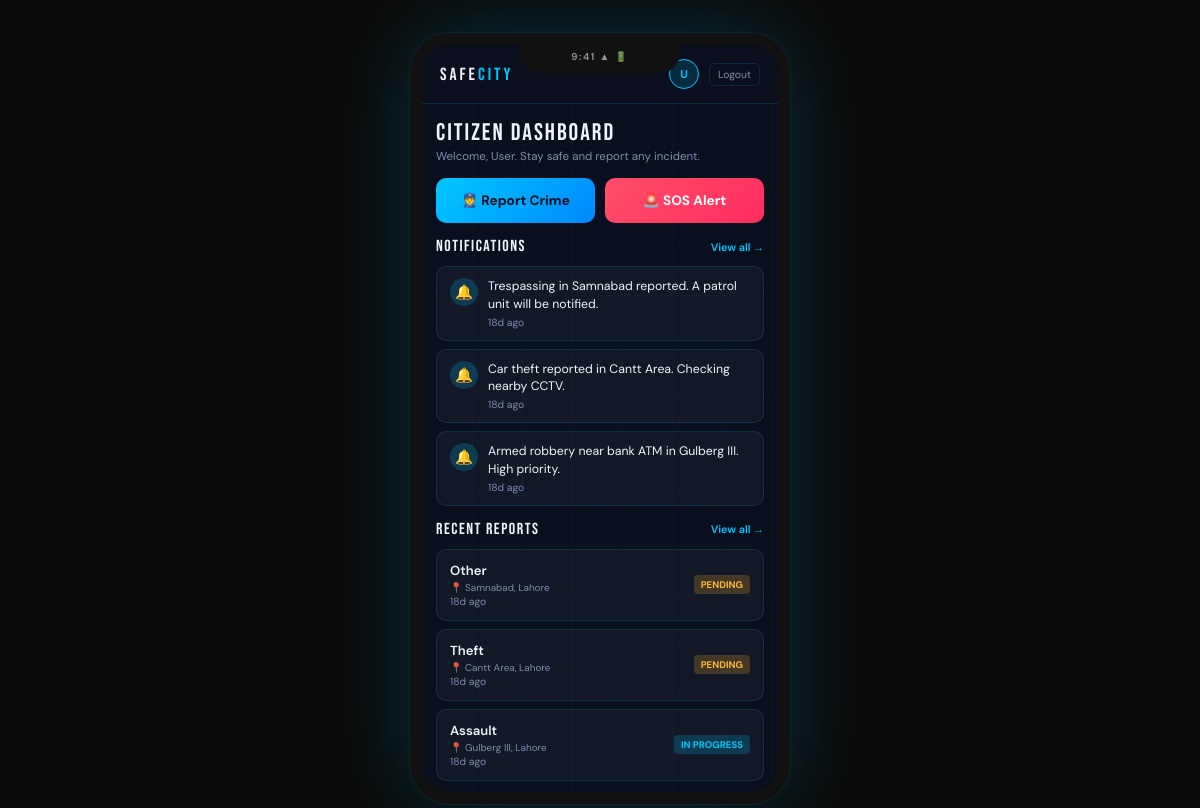
Screenshot of /citizen_dashboard with the database file from the repository.
### tables this page shows
CREATE TABLE Notifications (
    notification_id INTEGER PRIMARY KEY AUTOINCREMENT,
    message TEXT NOT NULL,
    created_at DATETIME DEFAULT CURRENT_TIMESTAMP
);

CREATE TABLE Complaints (
    complaint_id INTEGER PRIMARY KEY AUTOINCREMENT,
    user_id INTEGER,
    category_id INTEGER,
    description TEXT NOT NULL,
    location TEXT NOT NULL,
    status TEXT DEFAULT 'Pending' CHECK(status IN ('Pending','In Progress','Resolved')),
    created_at DATETIME DEFAULT CURRENT_TIMESTAMP,

    FOREIGN KEY (user_id) REFERENCES Citizens(citizen_id),
    FOREIGN KEY (category_id) REFERENCES CrimeCategories(category_id)
);

CREATE TABLE CrimeCategories (
    category_id INTEGER PRIMARY KEY AUTOINCREMENT,
    name TEXT UNIQUE NOT NULL
);

### app.py (the view)
@app.route('/citizen_dashboard')
def citizen_dashboard():
    db = get_db_connection()
    notifications = db.execute('''
        SELECT message, created_at
        FROM Notifications
        ORDER BY created_at DESC
        LIMIT 3
    ''').fetchall()
    now = datetime.utcnow()
    recent_notifications = []
    for n in notifications:
        dt = datetime.strptime(n['created_at'], '%Y-%m-%d %H:%M:%S')
        hours_ago = (now - dt).total_seconds() / 3600
        recent_notifications.append({
            'message': n['message'],
            'time_ago': time_ago(n['created_at']),
            'is_new': hours_ago < 24
        })
    reports = db.execute('''
        SELECT c.complaint_id, cc.name as category_name, c.location, c.status, c.created_at
        FROM Complaints c
        JOIN CrimeCategories cc ON c.category_id = cc.category_id
        ORDER BY c.created_at DESC
        LIMIT 3
    ''').fetchall()
    recent_reports = [dict(r, time_ago=time_ago(r['created_at'])) for r in reports]
    db.close()
    return render_template('citizen_dashboard.html',
        recent_notifications=recent_notifications,
        recent_reports=recent_reports
    )

### app.py (called while the page is built)
def get_db_connection():
    conn = sqlite3.connect(DATABASE)
    conn.row_factory = sqlite3.Row
    return conn

def time_ago(dt_str):
    if not dt_str:
        return ''
    dt = datetime.strptime(dt_str, '%Y-%m-%d %H:%M:%S')
    now = datetime.utcnow()
    diff = now - dt
    minutes = int(diff.total_seconds() // 60)
    if minutes < 1:
        return 'Just now'
    elif minutes < 60:
        return f'{minutes}m ago'
    elif minutes < 1440:
        return f'{minutes // 60}h ago'
    else:
        return f'{minutes // 1440}d ago'

### templates/citizen_dashboard.html (shortened to what this page needs)
<!DOCTYPE html>
<html lang="en">
<head>
</head>
<body>
  <div class="phone-frame">
    <div class="header">
      <div class="logo">SAFE<span>CITY</span></div>
      <div class="header-right">
        <div class="user-avatar">{{ session.name[0] if session.name else 'U' }}</div>
        <a href="/" class="logout-link">Logout</a>
      </div>
    </div>
    <div class="phone-content">
      <div class="content">
        <div>
          <div class="page-title">Citizen Dashboard</div>
          <div class="page-sub">Welcome, {{ session.name if session.name else 'User' }}. Stay safe and report any incident.</div>
        </div>
        <div class="action-grid">
          <a href="/report" class="action-btn btn-report">👮 Report Crime</a>
          <button onclick="alert('Emergency services notified!')" class="action-btn btn-sos">🚨 SOS Alert</button>
        </div>
        <div>
          <div class="section-head">
            <div class="section-title">Notifications</div>
            <a href="/notifications" class="section-link">View all →</a>
          </div>
          <div class="notif-list">
            {% for n in recent_notifications %}
            <div class="notif-card">
              <div class="notif-icon {% if 'assigned' in n.message|lower %}ni-person{% elif 'resolved' in n.message|lower %}ni-check{% else %}ni-bell{% endif %}">
                {% if 'assigned' in n.message|lower %}👤{% elif 'resolved' in n.message|lower %}✓{% else %}🔔{% endif %}
              </div>
              <div class="notif-body">
                <div class="notif-top">
                  <div class="notif-text">{{ n.message }}</div>
                </div>
                <div class="notif-time">{{ n.time_ago }}</div>
              </div>
            </div>
            {% else %}
            <div class="empty-state">No notifications yet</div>
            {% endfor %}
          </div>
        </div>
        <div>
          <div class="section-head">
            <div class="section-title">Recent Reports</div>
            <a href="/case_tracking" class="section-link">View all →</a>
          </div>
          <div class="report-list">
            {% for r in recent_reports %}
            <div class="report-card">
              <div>
                <div class="report-type">{{ r.category_name }}</div>
                <div class="report-loc">📍 {{ r.location }}</div>
                <div class="report-date">{{ r.time_ago }}</div>
              </div>
              <span class="status-pill {% if r.status == 'Pending' %}sp-pending{% elif r.status == 'In Progress' %}sp-progress{% else %}sp-resolved{% endif %}">{{ r.status }}</span>
            </div>
            {% else %}
            <div class="empty-state">No reports filed yet</div>
            {% endfor %}
          </div>
        </div>
      </div>
    </div>
  </div>
</body>
</html>

### templates/citizen_dashboard.html (style rules this page uses)
*,*::before,*::after { box-sizing:border-box;margin:0;padding:0 }
:root { --navy:#0a0f1e;--cyan:#00c8ff;--white:#f0f4ff;--muted:#7a8db0;--red:#ff4e6a;--yellow:#ffb830;--green:#00e5a0;--border:rgba(0,200,255,0.15);--card:rgba(255,255,255,0.04) }
html,body { height:100vh;width:100%;background:#0a0a0a;display:flex;align-items:center;justify-content:center;font-family:'DM Sans',sans-serif;overflow:hidden;margin:0;padding:0;color:var(--white) }
.phone-frame { width:380px;height:92vh;background:var(--navy);border:12px solid #111;border-radius:40px;overflow:hidden;box-shadow:0 0 80px rgba(0,200,255,0.2),0 0 0 1px rgba(0,200,255,0.08);display:flex;flex-direction:column;position:relative;background-image:linear-gradient(rgba(0,200,255,0.025) 1px,transparent 1px),linear-gradient(90deg,rgba(0,200,255,0.025) 1px,transparent 1px);background-size:50px 50px }
.phone-frame::before { content:'';position:absolute;top:0;left:50%;transform:translateX(-50%);width:160px;height:28px;background:#111;border-radius:0 0 20px 20px;z-index:100 }
.phone-frame::after { content:'9:41 ▲ 🔋';position:absolute;top:5px;left:0;right:0;text-align:center;font-size:0.62rem;color:rgba(240,244,255,0.6);z-index:101;font-weight:600;letter-spacing:1.5px }
.phone-content { flex:1;overflow-y:auto;overflow-x:hidden;display:flex;flex-direction:column;scrollbar-width:thin;scrollbar-color:rgba(0,200,255,0.2) transparent }
.header { padding:14px 18px;border-bottom:1px solid var(--border);display:flex;align-items:center;justify-content:space-between;flex-shrink:0;background:rgba(10,15,30,0.92) }
.logo { font-family:'Bebas Neue',sans-serif;font-size:1.1rem;letter-spacing:3px }
.logo span { color:var(--cyan) }
.header-right { display:flex;align-items:center;gap:10px }
.user-avatar { width:30px;height:30px;border-radius:50%;background:rgba(0,200,255,0.15);border:1.5px solid var(--cyan);display:flex;align-items:center;justify-content:center;font-weight:700;color:var(--cyan);font-size:0.7rem }
.logout-link { font-size:0.65rem;color:var(--muted);text-decoration:none;border:1px solid var(--border);padding:4px 8px;border-radius:5px;transition:all 0.2s }
.content { flex:1;padding:14px;display:flex;flex-direction:column;gap:14px }
.page-title { font-family:'Bebas Neue',sans-serif;font-size:1.5rem;letter-spacing:2px }
.page-sub { font-size:0.72rem;color:var(--muted);margin-top:2px }
.action-grid { display:grid;grid-template-columns:1fr 1fr;gap:10px }
.action-btn { padding:14px 12px;border:none;border-radius:10px;font-size:0.85rem;font-weight:700;cursor:pointer;display:flex;align-items:center;justify-content:center;gap:8px;transition:all 0.2s;text-decoration:none;font-family:'DM Sans',sans-serif }
.btn-report { background:linear-gradient(135deg,var(--cyan),#0088ff);color:var(--navy) }
.btn-sos { background:linear-gradient(135deg,var(--red),#ff2d5e);color:#fff }
.section-head { display:flex;align-items:center;justify-content:space-between;margin-bottom:10px }
.section-title { font-family:'Bebas Neue',sans-serif;font-size:1rem;letter-spacing:1.5px }
.section-link { font-size:0.68rem;color:var(--cyan);text-decoration:none;font-weight:600 }
.notif-card { background:var(--card);border:1px solid var(--border);border-radius:10px;padding:11px 13px;display:flex;gap:10px;align-items:flex-start }
.notif-icon { width:28px;height:28px;border-radius:50%;display:flex;align-items:center;justify-content:center;font-size:0.9rem;flex-shrink:0 }
.ni-bell { background:rgba(0,200,255,0.2) }
.notif-body { flex:1;min-width:0 }
.notif-top { display:flex;align-items:center;gap:6px }
.notif-text { font-size:0.77rem;line-height:1.4;color:var(--white) }
.notif-time { font-size:0.65rem;color:var(--muted);margin-top:3px }
.notif-list { display:flex;flex-direction:column;gap:8px }
.report-card { background:var(--card);border:1px solid var(--border);border-radius:10px;padding:12px 13px;display:flex;align-items:center;justify-content:space-between }
.report-list { display:flex;flex-direction:column;gap:8px }
.report-type { font-size:0.82rem;font-weight:600 }
.report-loc { font-size:0.62rem;color:var(--muted);margin-top:2px }
.report-date { font-size:0.65rem;color:var(--muted);margin-top:1px }
.status-pill { font-size:0.6rem;font-weight:700;padding:3px 7px;border-radius:4px;text-transform:uppercase;flex-shrink:0 }
.sp-pending { background:rgba(255,184,48,0.2);color:var(--yellow) }
.sp-progress { background:rgba(0,200,255,0.2);color:var(--cyan) }

### rows the page displays
Notifications: message "Trespassing in Samnabad reported. A patrol unit will be notified.", time_ago "18d ago"
Notifications: message "Car theft reported in Cantt Area. Checking nearby CCTV.", time_ago "18d ago"
Notifications: message "Armed robbery near bank ATM in Gulberg III. High priority.", time_ago "18d ago"
Complaints: category_name "Other", location "Samnabad, Lahore", time_ago "18d ago", status "PENDING"
Complaints: category_name "Theft", location "Cantt Area, Lahore", time_ago "18d ago", status "PENDING"
Complaints: category_name "Assault", location "Gulberg III, Lahore", time_ago "18d ago", status "IN PROGRESS"

### other values shown
{{ session.name[0] if session.name else 'U' }} "U"
{{ session.name if session.name else 'User' }} "User"
